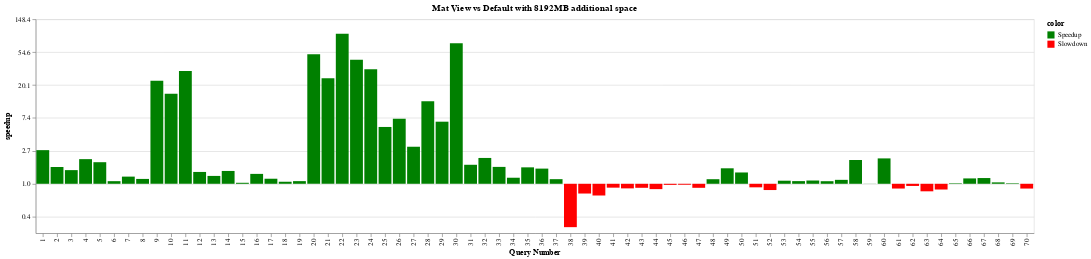

The notebook cell saved with this chart:
### Code cell
chart = plot_speedup("Mat View vs Default", mat_view, 128)
chart

### Figure 1 — Vega-Lite specification as saved in the notebook (floating-point values rounded to 4 significant figures)
{"$schema": "https://vega.github.io/schema/vega-lite/v4.17.0.json", "config": {"view": {"continuousHeight": 300, "continuousWidth": 400}}, "data": {"name": "data-7a5856c09ada9fd9a5c5da9edbd87afb"}, "datasets": {"data-7a5856c09ada9fd9a5c5da9edbd87afb": [{"budget": 128, "color": "Speedup", "expt_name": "mat_view", "log_speedup": 1.023, "query_name": "query1", "query_num": 1, "running_time": 0.01724, "speedup": 2.781}, {"budget": 128, "color": "Speedup", "expt_name": "mat_view", "log_speedup": 0.5104, "query_name": "query2", "query_num": 2, "running_time": 0.01343, "speedup": 1.666}, {"budget": 128, "color": "Speedup", "expt_name": "mat_view", "log_speedup": 0.4154, "query_name": "query3", "query_num": 3, "running_time": 0.01608, "speedup": 1.515}, {"budget": 128, "color": "Speedup", "expt_name": "mat_view", "log_speedup": 0.7492, "query_name": "query4", "query_num": 4, "running_time": 0.01416, "speedup": 2.115}, {"budget": 128, "color": "Speedup", "expt_name": "mat_view", "log_speedup": 0.6562, "query_name": "query5", "query_num": 5, "running_time": 0.04989, "speedup": 1.927}, {"budget": 128, "color": "Speedup", "expt_name": "mat_view", "log_speedup": 0.07968, "query_name": "query6", "query_num": 6, "running_time": 1.386, "speedup": 1.083}, {"budget": 128, "color": "Speedup", "expt_name": "mat_view", "log_speedup": 0.218, "query_name": "query7", "query_num": 7, "running_time": 0.4647, "speedup": 1.244}, {"budget": 128, "color": "Speedup", "expt_name": "mat_view", "log_speedup": 0.148, "query_name": "query8", "query_num": 8, "running_time": 2.622, "speedup": 1.16}, {"budget": 128, "color": "Speedup", "expt_name": "mat_view", "log_speedup": 3.13, "query_name": "query9", "query_num": 9, "running_time": 0.008741, "speedup": 22.88}, {"budget": 128, "color": "Speedup", "expt_name": "mat_view", "log_speedup": 2.734, "query_name": "query10", "query_num": 10, "running_time": 0.008732, "speedup": 15.39}, {"budget": 128, "color": "Speedup", "expt_name": "mat_view", "log_speedup": 3.431, "query_name": "query11", "query_num": 11, "running_time": 0.008747, "speedup": 30.91}, {"budget": 128, "color": "Speedup", "expt_name": "mat_view", "log_speedup": 0.3598, "query_name": "query12", "query_num": 12, "running_time": 0.5278, "speedup": 1.433}, {"budget": 128, "color": "Speedup", "expt_name": "mat_view", "log_speedup": 0.2392, "query_name": "query13", "query_num": 13, "running_time": 0.3679, "speedup": 1.27}, {"budget": 128, "color": "Speedup", "expt_name": "mat_view", "log_speedup": 0.3901, "query_name": "query14", "query_num": 14, "running_time": 0.7206, "speedup": 1.477}, {"budget": 128, "color": "Speedup", "expt_name": "mat_view", "log_speedup": 0.0306, "query_name": "query15", "query_num": 15, "running_time": 0.3103, "speedup": 1.031}, {"budget": 128, "color": "Speedup", "expt_name": "mat_view", "log_speedup": 0.301, "query_name": "query16", "query_num": 16, "running_time": 0.3322, "speedup": 1.351}, {"budget": 128, "color": "Speedup", "expt_name": "mat_view", "log_speedup": 0.1539, "query_name": "query17", "query_num": 17, "running_time": 0.3654, "speedup": 1.166}, {"budget": 128, "color": "Speedup", "expt_name": "mat_view", "log_speedup": 0.06219, "query_name": "query18", "query_num": 18, "running_time": 0.3098, "speedup": 1.064}, {"budget": 128, "color": "Speedup", "expt_name": "mat_view", "log_speedup": 0.08074, "query_name": "query19", "query_num": 19, "running_time": 4.711, "speedup": 1.084}, {"budget": 128, "color": "Speedup", "expt_name": "mat_view", "log_speedup": 3.938, "query_name": "query20", "query_num": 20, "running_time": 0.02228, "speedup": 51.34}, {"budget": 128, "color": "Speedup", "expt_name": "mat_view", "log_speedup": 3.206, "query_name": "query21", "query_num": 21, "running_time": 0.02234, "speedup": 24.68}, {"budget": 128, "color": "Speedup", "expt_name": "mat_view", "log_speedup": 4.563, "query_name": "query22", "query_num": 22, "running_time": 0.02239, "speedup": 95.85}, {"budget": 128, "color": "Speedup", "expt_name": "mat_view", "log_speedup": 3.771, "query_name": "query23", "query_num": 23, "running_time": 0.0415, "speedup": 43.4}, {"budget": 128, "color": "Speedup", "expt_name": "mat_view", "log_speedup": 3.481, "query_name": "query24", "query_num": 24, "running_time": 0.04126, "speedup": 32.48}, {"budget": 128, "color": "Speedup", "expt_name": "mat_view", "log_speedup": 1.727, "query_name": "query25", "query_num": 25, "running_time": 0.04123, "speedup": 5.623}, {"budget": 128, "color": "Speedup", "expt_name": "mat_view", "log_speedup": 1.978, "query_name": "query26", "query_num": 26, "running_time": 0.0965, "speedup": 7.228}, {"budget": 128, "color": "Speedup", "expt_name": "mat_view", "log_speedup": 1.126, "query_name": "query27", "query_num": 27, "running_time": 0.09534, "speedup": 3.083}, {"budget": 128, "color": "Speedup", "expt_name": "mat_view", "log_speedup": 2.508, "query_name": "query28", "query_num": 28, "running_time": 0.07647, "speedup": 12.29}, {"budget": 128, "color": "Speedup", "expt_name": "mat_view", "log_speedup": 1.887, "query_name": "query29", "query_num": 29, "running_time": 0.07712, "speedup": 6.601}, {"budget": 128, "color": "Speedup", "expt_name": "mat_view", "log_speedup": 4.269, "query_name": "query30", "query_num": 30, "running_time": 0.04182, "speedup": 71.48}, {"budget": 128, "color": "Speedup", "expt_name": "mat_view", "log_speedup": 0.5778, "query_name": "query31", "query_num": 31, "running_time": 0.02052, "speedup": 1.782}, {"budget": 128, "color": "Speedup", "expt_name": "mat_view", "log_speedup": 0.7853, "query_name": "query32", "query_num": 32, "running_time": 0.02314, "speedup": 2.193}, {"budget": 128, "color": "Speedup", "expt_name": "mat_view", "log_speedup": 0.5134, "query_name": "query33", "query_num": 33, "running_time": 0.684, "speedup": 1.671}, {"budget": 128, "color": "Speedup", "expt_name": "mat_view", "log_speedup": 0.1841, "query_name": "query34", "query_num": 34, "running_time": 0.2105, "speedup": 1.202}, {"budget": 128, "color": "Speedup", "expt_name": "mat_view", "log_speedup": 0.4996, "query_name": "query35", "query_num": 35, "running_time": 0.03187, "speedup": 1.648}, {"budget": 128, "color": "Speedup", "expt_name": "mat_view", "log_speedup": 0.4614, "query_name": "query36", "query_num": 36, "running_time": 0.2238, "speedup": 1.586}, {"budget": 128, "color": "Speedup", "expt_name": "mat_view", "log_speedup": 0.1406, "query_name": "query37", "query_num": 37, "running_time": 0.6748, "speedup": 1.151}, {"budget": 128, "color": "Slowdown", "expt_name": "mat_view", "log_speedup": -1.318, "query_name": "query38", "query_num": 38, "running_time": 0.3177, "speedup": 0.2677}, {"budget": 128, "color": "Slowdown", "expt_name": "mat_view", "log_speedup": -0.2961, "query_name": "query39", "query_num": 39, "running_time": 0.3833, "speedup": 0.7437}, {"budget": 128, "color": "Slowdown", "expt_name": "mat_view", "log_speedup": -0.3559, "query_name": "query40", "query_num": 40, "running_time": 0.3425, "speedup": 0.7005}, {"budget": 128, "color": "Slowdown", "expt_name": "mat_view", "log_speedup": -0.1174, "query_name": "query41", "query_num": 41, "running_time": 4.902, "speedup": 0.8892}, {"budget": 128, "color": "Slowdown", "expt_name": "mat_view", "log_speedup": -0.1395, "query_name": "query42", "query_num": 42, "running_time": 2.119, "speedup": 0.8698}, {"budget": 128, "color": "Slowdown", "expt_name": "mat_view", "log_speedup": -0.1217, "query_name": "query43", "query_num": 43, "running_time": 5.995, "speedup": 0.8855}, {"budget": 128, "color": "Slowdown", "expt_name": "mat_view", "log_speedup": -0.1623, "query_name": "query44", "query_num": 44, "running_time": 0.9651, "speedup": 0.8502}, {"budget": 128, "color": "Slowdown", "expt_name": "mat_view", "log_speedup": -0.03218, "query_name": "query45", "query_num": 45, "running_time": 0.6852, "speedup": 0.9683}, {"budget": 128, "color": "Slowdown", "expt_name": "mat_view", "log_speedup": -0.02807, "query_name": "query46", "query_num": 46, "running_time": 0.8078, "speedup": 0.9723}, {"budget": 128, "color": "Slowdown", "expt_name": "mat_view", "log_speedup": -0.1221, "query_name": "query47", "query_num": 47, "running_time": 1.827, "speedup": 0.8851}, {"budget": 128, "color": "Speedup", "expt_name": "mat_view", "log_speedup": 0.1394, "query_name": "query48", "query_num": 48, "running_time": 1.036, "speedup": 1.15}, {"budget": 128, "color": "Speedup", "expt_name": "mat_view", "log_speedup": 0.4707, "query_name": "query49", "query_num": 49, "running_time": 2.16, "speedup": 1.601}, {"budget": 128, "color": "Speedup", "expt_name": "mat_view", "log_speedup": 0.3439, "query_name": "query50", "query_num": 50, "running_time": 1.709, "speedup": 1.411}, {"budget": 128, "color": "Slowdown", "expt_name": "mat_view", "log_speedup": -0.1074, "query_name": "query51", "query_num": 51, "running_time": 5.686, "speedup": 0.8982}, {"budget": 128, "color": "Slowdown", "expt_name": "mat_view", "log_speedup": -0.19, "query_name": "query52", "query_num": 52, "running_time": 3.548, "speedup": 0.8269}, {"budget": 128, "color": "Speedup", "expt_name": "mat_view", "log_speedup": 0.09366, "query_name": "query53", "query_num": 53, "running_time": 0.1513, "speedup": 1.098}, {"budget": 128, "color": "Speedup", "expt_name": "mat_view", "log_speedup": 0.08129, "query_name": "query54", "query_num": 54, "running_time": 0.1743, "speedup": 1.085}, {"budget": 128, "color": "Speedup", "expt_name": "mat_view", "log_speedup": 0.09932, "query_name": "query55", "query_num": 55, "running_time": 0.1897, "speedup": 1.104}, {"budget": 128, "color": "Speedup", "expt_name": "mat_view", "log_speedup": 0.0784, "query_name": "query56", "query_num": 56, "running_time": 0.6387, "speedup": 1.082}, {"budget": 128, "color": "Speedup", "expt_name": "mat_view", "log_speedup": 0.1198, "query_name": "query57", "query_num": 57, "running_time": 0.5795, "speedup": 1.127}, {"budget": 128, "color": "Speedup", "expt_name": "mat_view", "log_speedup": 0.7227, "query_name": "query58", "query_num": 58, "running_time": 13.41, "speedup": 2.06}, {"budget": 128, "color": "Speedup", "expt_name": "mat_view", "log_speedup": 0.003378, "query_name": "query59", "query_num": 59, "running_time": 0.1955, "speedup": 1.003}, {"budget": 128, "color": "Speedup", "expt_name": "mat_view", "log_speedup": 0.7715, "query_name": "query60", "query_num": 60, "running_time": 80.58, "speedup": 2.163}, {"budget": 128, "color": "Slowdown", "expt_name": "mat_view", "log_speedup": -0.1445, "query_name": "query61", "query_num": 61, "running_time": 11.57, "speedup": 0.8655}, {"budget": 128, "color": "Slowdown", "expt_name": "mat_view", "log_speedup": -0.0656, "query_name": "query62", "query_num": 62, "running_time": 1.428, "speedup": 0.9365}, {"budget": 128, "color": "Slowdown", "expt_name": "mat_view", "log_speedup": -0.2286, "query_name": "query63", "query_num": 63, "running_time": 3.63, "speedup": 0.7956}, {"budget": 128, "color": "Slowdown", "expt_name": "mat_view", "log_speedup": -0.174, "query_name": "query64", "query_num": 64, "running_time": 2.547, "speedup": 0.8403}, {"budget": 128, "color": "Speedup", "expt_name": "mat_view", "log_speedup": 0.01557, "query_name": "query65", "query_num": 65, "running_time": 0.161, "speedup": 1.016}, {"budget": 128, "color": "Speedup", "expt_name": "mat_view", "log_speedup": 0.1632, "query_name": "query66", "query_num": 66, "running_time": 0.8753, "speedup": 1.177}, {"budget": 128, "color": "Speedup", "expt_name": "mat_view", "log_speedup": 0.1746, "query_name": "query67", "query_num": 67, "running_time": 0.7256, "speedup": 1.191}, {"budget": 128, "color": "Speedup", "expt_name": "mat_view", "log_speedup": 0.04305, "query_name": "query68", "query_num": 68, "running_time": 0.262, "speedup": 1.044}, {"budget": 128, "color": "Speedup", "expt_name": "mat_view", "log_speedup": 0.01597, "query_name": "query69", "query_num": 69, "running_time": 0.1818, "speedup": 1.016}, {"budget": 128, "color": "Slowdown", "expt_name": "mat_view", "log_speedup": -0.145, "query_name": "query70", "query_num": 70, "running_time": 6.068, "speedup": 0.865}]}, "encoding": {"color": {"field": "color", "scale": {"domain": ["Speedup", "Slowdown"], "range": ["green", "red"]}, "type": "nominal"}, "x": {"axis": {"title": "Query Number"}, "field": "query_num", "type": "ordinal"}, "y": {"axis": {"format": ",.0f", "labelExpr": "format(exp(datum.value),',.1f')", "title": "speedup"}, "field": "log_speedup", "type": "quantitative"}}, "mark": "bar", "title": {"text": "Mat View vs Default with 8192MB additional space"}}
